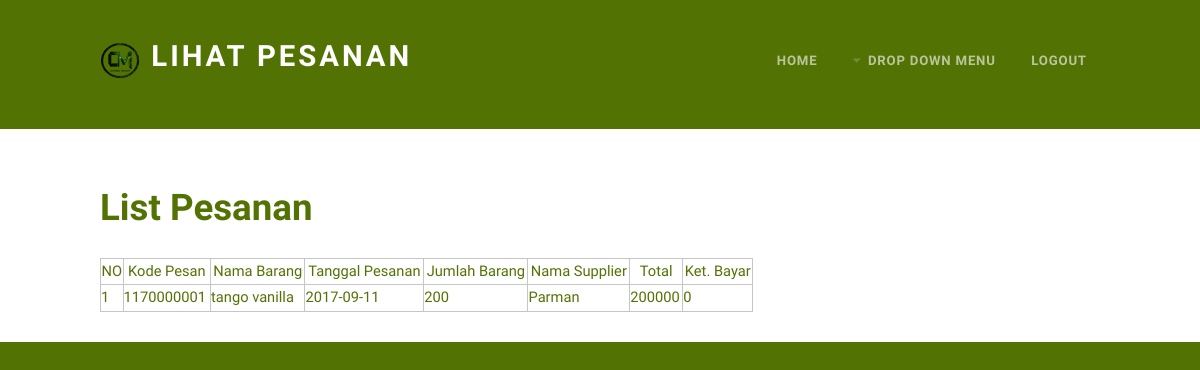
The page /Koordinator/lihat_pesanan.php on the database as committed earlier.
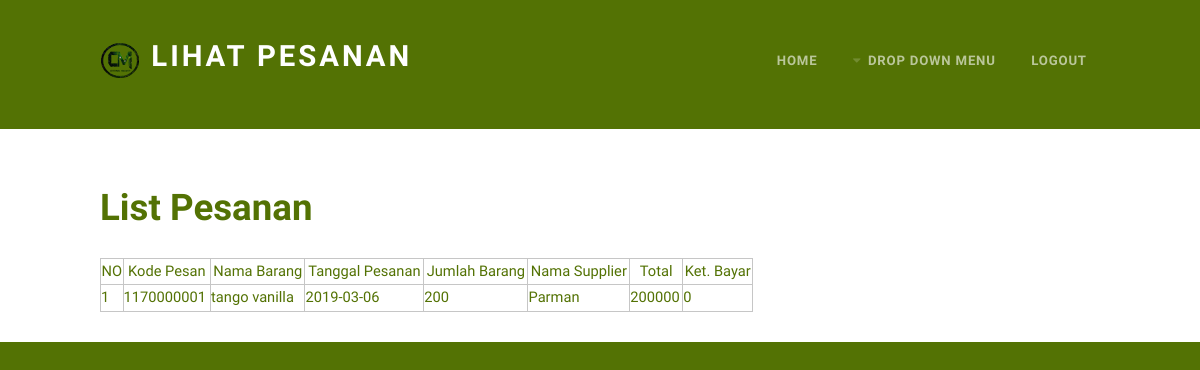
The same page on the database as committed later.
### tables this page shows
CREATE TABLE `pesanan` (
  `kode_pesanan` int(10) NOT NULL,
  `nama_barang` varchar(20) NOT NULL,
  `tanggal_pesanan` date NOT NULL,
  `jumlah_barang` int(11) NOT NULL,
  `nama_supplier` varchar(20) NOT NULL,
  `total` int(11) NOT NULL,
  `ket_bayar` int(11) NOT NULL
);

### Koordinator/lihat_pesanan.php (the view, shortened to what this page needs)
<!DOCTYPE HTML>
<html>
	<head>
		<link rel="stylesheet" href="../assets/css/main.css" />
	</head>
	<body class="homepage">
		<div id="page-wrapper">
				<div id="header">
					<div class="container">
							<div id="logo">
								<span class="pennant"><img src="../images/b.png" alt="" /></span></span>
								<h1><a href="lihat_pesanan.php">Lihat Pesanan</a></h1>
							</div>
							<nav id="nav">
								<ul>
									<li><a href="../index.php">Home</a></li>
									<li>
										<a href="#" class="icon fa-caret-down">Drop Down Menu</a>
									</li>
									<li><a href="../logout.php">Logout</a></li>
								</ul>
							</nav>
					</div>
				</div>
				<div id="main">
					<section class="container">
						<div class="row">
							<section class="8u 12u(mobile)">
								<h2>List Pesanan</h2>
								<table>
									<tr>
										<th>NO</th>
										<th>Kode Pesan</th>
										<th>Nama Barang</th>
										<th>Tanggal Pesanan</th>
										<th>Jumlah Barang</th>
										<th>Nama Supplier</th>
										<th>Total</th>
										<th>Ket. Bayar</th>
									</tr>
									<?php
										include '../koneksi.php';
										$query=mysqli_query($connect, "select * from pesanan");
										$no=1;
										foreach ($query as $row) {
											echo "<tr>
												<td>$no</td>
												<td>".$row['kode_pesanan']."</td>
												<td>".$row['nama_barang']."</td>
												<td>".$row['tanggal_pesanan']."</td>
												<td>".$row['jumlah_barang']."</td>
												<td>".$row['nama_supplier']."</td>
												<td>".$row['total']."</td>
												<td>".$row['ket_bayar']."</td>
											</tr>";
											$no++;
										}
									?>
								</table>
							</section>
						</div>
					</section>
				</div>
		</div>
	</body>
</html>

Rows that differ between the two databases and show on the page:
changed pesanan "tango vanilla": tanggal_pesanan "2017-09-11" → "2019-03-06"
